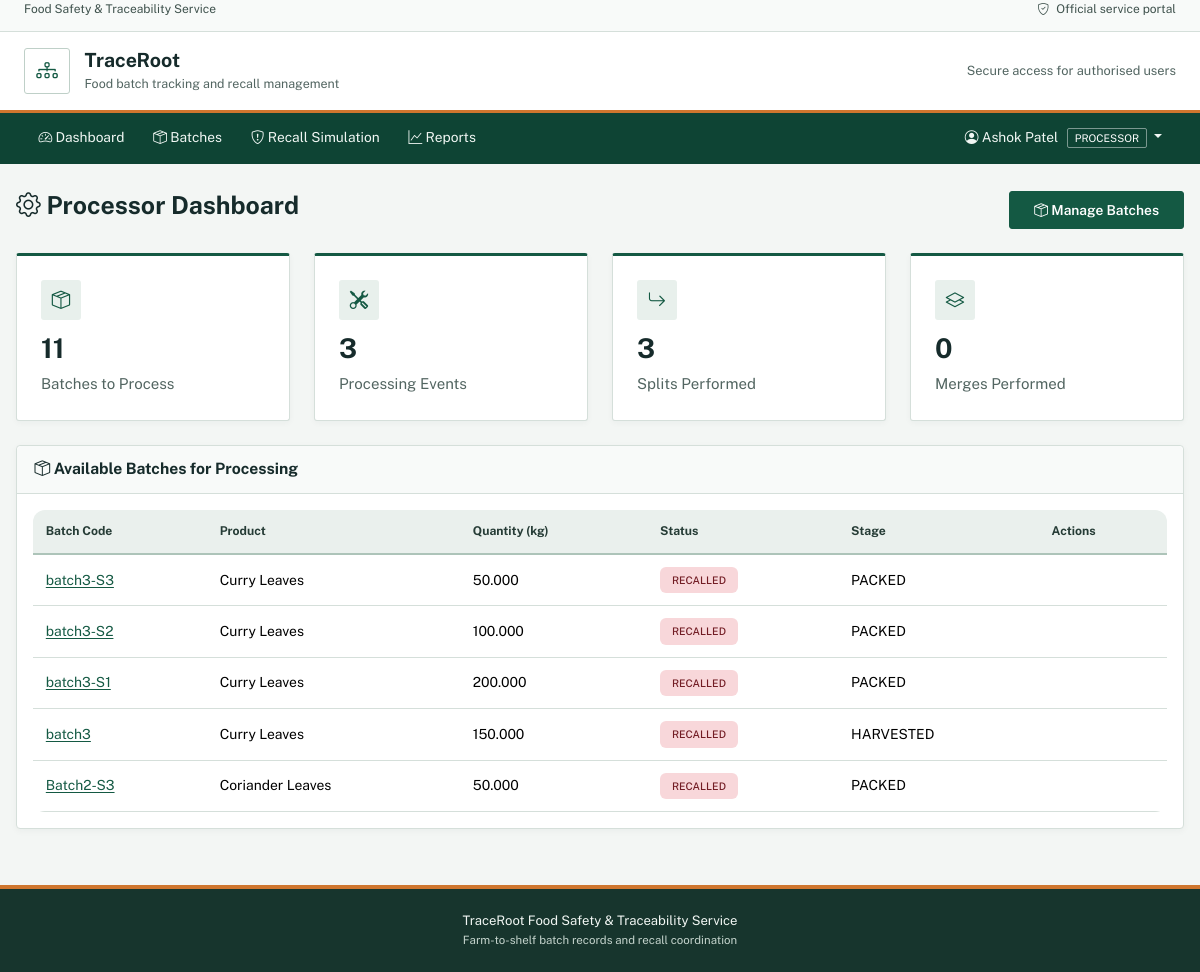
/dashboard (signed in), run on the app's committed database.
### app/models.py (models this page shows, shortened)
class User(UserMixin, db.Model):
    __tablename__ = 'users'
    user_id = db.Column(db.Integer, primary_key=True)
    username = db.Column(db.String(50), nullable=False, unique=True)
    email = db.Column(db.String(120), nullable=False, unique=True)
    password_hash = db.Column(db.String(255), nullable=False)
    full_name = db.Column(db.String(100), nullable=False)
    phone = db.Column(db.String(20))
    role_id = db.Column(db.SmallInteger, db.ForeignKey('roles.role_id'), nullable=False)
    shop_name = db.Column(db.String(120))
    city = db.Column(db.String(80))
    is_active = db.Column(db.Boolean, nullable=False, default=True)
    created_at = db.Column(db.DateTime, nullable=False, default=datetime.utcnow)
    owned_farms = db.relationship('Farm', backref='owner', lazy=True)
    managed_units = db.relationship('ProcessingUnit', backref='manager', lazy=True)
    performed_inspections = db.relationship('Inspection', backref='inspector', lazy=True)
    created_batches = db.relationship('Batch', backref='creator', lazy=True)
    created_shipments = db.relationship('Shipment', foreign_keys='Shipment.created_by', backref=db.backref('creator', foreign_keys='Shipment.created_by'), lazy=True)
    received_shipments = db.relationship('Shipment', foreign_keys='Shipment.retailer_id', backref='retailer', lazy=True)
    issued_recalls = db.relationship('Recall', backref='issuer', lazy=True)
    def is_admin(self):
        return self.role and self.role.role_name == 'ADMIN'
    def is_farmer(self):
        return self.role and self.role.role_name == 'FARMER'
    def is_processor(self):
        return self.role and self.role.role_name == 'PROCESSOR'

class Role(db.Model):
    __tablename__ = 'roles'
    role_id = db.Column(db.SmallInteger, primary_key=True)
    role_name = db.Column(db.Enum('ADMIN', 'FARMER', 'PROCESSOR', 'INSPECTOR', 'RETAILER', 'FOOD_SAFETY_OFFICER'),
                         nullable=False, unique=True)
    description = db.Column(db.String(255))
    users = db.relationship('User', backref='role', lazy=True)

class Batch(db.Model):
    __tablename__ = 'batches'
    batch_id = db.Column(db.Integer, primary_key=True)
    batch_code = db.Column(db.String(30), nullable=False, unique=True)
    product_id = db.Column(db.Integer, db.ForeignKey('products.product_id'), nullable=False)
    batch_type = db.Column(db.Enum('HARVEST', 'DERIVED'), nullable=False, default='HARVEST')
    farm_id = db.Column(db.Integer, db.ForeignKey('farms.farm_id'))
    processing_unit_id = db.Column(db.Integer, db.ForeignKey('processing_units.unit_id'))
    initial_quantity_kg = db.Column(Numeric(12, 3), nullable=False)
    quantity_kg = db.Column(Numeric(12, 3), nullable=False)
    harvest_date = db.Column(db.Date, nullable=False)
    expiry_date = db.Column(db.Date, nullable=False)
    status = db.Column(db.Enum('ACTIVE', 'QUARANTINED', 'RECALLED', 'CONSUMED', 'EXPIRED'),
                       nullable=False, default='ACTIVE')
    stage = db.Column(db.Enum('HARVESTED', 'PROCESSING', 'PACKED', 'SHIPPED'),
                     nullable=False, default='HARVESTED')
    created_by = db.Column(db.Integer, db.ForeignKey('users.user_id'), nullable=False)
    created_at = db.Column(db.DateTime, nullable=False, default=datetime.utcnow)
    updated_at = db.Column(db.DateTime, nullable=False, default=datetime.utcnow, onupdate=datetime.utcnow)
    inspections = db.relationship('Inspection', backref='batch', lazy=True)
    shipments = db.relationship('Shipment', backref='batch', lazy=True)
    parent_lineage = db.relationship('BatchLineage', foreign_keys='BatchLineage.child_batch_id',
                                    backref='child_batch', lazy=True)
    child_lineage = db.relationship('BatchLineage', foreign_keys='BatchLineage.parent_batch_id',
                                   backref='parent_batch', lazy=True)
    processing_events = db.relationship('ProcessingEvent', backref='batch', lazy=True)
    recalls = db.relationship('Recall', backref='batch', lazy=True)

class Product(db.Model):
    __tablename__ = 'products'
    product_id = db.Column(db.Integer, primary_key=True)
    product_name = db.Column(db.String(100), nullable=False, unique=True)
    category = db.Column(db.Enum('SPICE', 'LEAFY_VEGETABLE', 'OTHER'), nullable=False)
    shelf_life_days = db.Column(db.SmallInteger, nullable=False)
    batches = db.relationship('Batch', backref='product', lazy=True)

### app/main/routes.py (the view, shortened to what this page needs)
@bp.route('/dashboard')
@login_required
def dashboard():
    if current_user.is_admin():
        users = User.query.all()
        farms = Farm.query.all()
        batches = Batch.query.all()
        recalls = Recall.query.all()
        return render_template('dashboard/admin.html', users=users, farms=farms, batches=batches, recalls=recalls)
    elif current_user.is_processor():
        unit_ids = [u.unit_id for u in current_user.managed_units]
        batches = Batch.query.filter(or_(
            Batch.processing_unit_id.in_(unit_ids),
            Batch.processing_unit_id.is_(None),
        )).order_by(Batch.created_at.desc()).all()
        events = ProcessingEvent.query.filter_by(performed_by=current_user.user_id).all()
        splits = [e for e in events if e.event_type == 'SPLIT']
        merges = [e for e in events if e.event_type == 'MERGE']
        return render_template('dashboard/processor.html', batches=batches, events=events, splits=splits, merges=merges)
    return render_template('dashboard/index.html')

### app/models.py (called while the page is built)
@login_manager.user_loader
def load_user(user_id):
    return User.query.get(int(user_id))

### app/templates/dashboard/processor.html (shortened to what this page needs)
{% extends "base.html" %}
{% block content %}
<div class="d-flex justify-content-between align-items-center mb-4">
    <h2><i class="bi bi-gear"></i> Processor Dashboard</h2>
    <a href="{{ url_for('main.processor_batches') }}" class="btn btn-primary">
        <i class="bi bi-box-seam"></i> Manage Batches
    </a>
</div>
<div class="row g-4 mb-4">
    <div class="col-md-3">
        <div class="stat-card">
            <div class="icon primary">
                <i class="bi bi-box-seam"></i>
            </div>
            <h3>{{ batches|length }}</h3>
            <p>Batches to Process</p>
        </div>
    </div>
    <div class="col-md-3">
        <div class="stat-card">
            <div class="icon success">
                <i class="bi bi-tools"></i>
            </div>
            <h3>{{ events|length }}</h3>
            <p>Processing Events</p>
        </div>
    </div>
    <div class="col-md-3">
        <div class="stat-card">
            <div class="icon warning">
                <i class="bi bi-arrow-return-right"></i>
            </div>
            <h3>{{ splits|length }}</h3>
            <p>Splits Performed</p>
        </div>
    </div>
    <div class="col-md-3">
        <div class="stat-card">
            <div class="icon info">
                <i class="bi bi-layers"></i>
            </div>
            <h3>{{ merges|length }}</h3>
            <p>Merges Performed</p>
        </div>
    </div>
</div>
<div class="row">
    <div class="col-12">
        <div class="card">
            <div class="card-header bg-white">
                <h5 class="mb-0"><i class="bi bi-box-seam"></i> Available Batches for Processing</h5>
            </div>
            <div class="card-body">
                <div class="table-responsive">
                    <table class="table table-hover">
                        <thead>
                            <tr>
                                <th>Batch Code</th>
                                <th>Product</th>
                                <th>Quantity (kg)</th>
                                <th>Status</th>
                                <th>Stage</th>
                                <th>Actions</th>
                            </tr>
                        </thead>
                        <tbody>
                            {% for batch in batches[:5] %}
                            <tr>
                                <td><a href="{{ url_for('main.view_batch', batch_id=batch.batch_id) }}">{{ batch.batch_code }}</a></td>
                                <td>{{ batch.product.product_name }}</td>
                                <td>{{ batch.quantity_kg }}</td>
                                <td><span class="badge badge-{{ batch.status }}">{{ batch.status }}</span></td>
                                <td>{{ batch.stage }}</td>
                                <td>
                                </td>
                            </tr>
                            {% else %}
                            <tr>
                                <td colspan="6" class="text-center">No batches available for processing</td>
                            </tr>
                            {% endfor %}
                        </tbody>
                    </table>
                </div>
            </div>
        </div>
    </div>
</div>
{% endblock %}

### app/templates/base.html (shortened to what this page needs)
<!DOCTYPE html>
<html lang="en">
<head>
    <link href="https://cdn.jsdelivr.net/npm/bootstrap@5.3.2/dist/css/bootstrap.min.css" rel="stylesheet">
    <link rel="stylesheet" href="https://cdn.jsdelivr.net/npm/bootstrap-icons@1.11.1/font/bootstrap-icons.css">
</head>
<body>
    <div class="public-service-bar">
        <div class="container-fluid px-3 px-lg-4 d-flex align-items-center justify-content-between">
            <span>Food Safety &amp; Traceability Service</span>
            <span><i class="bi bi-shield-check me-1"></i> Official service portal</span>
        </div>
    </div>
    <header class="portal-masthead">
        <div class="container-fluid px-3 px-lg-4 d-flex align-items-center justify-content-between">
            <a class="portal-brand-lockup" href="{{ url_for('main.dashboard') if current_user.is_authenticated else url_for('main.index') }}">
                <span class="portal-brand-mark" aria-hidden="true"><i class="bi bi-diagram-3"></i></span>
                <span>
                    <span class="portal-brand-name">TraceRoot</span>
                    <span class="portal-brand-subtitle">Food batch tracking and recall management</span>
                </span>
            </a>
            <span class="portal-masthead-note">Secure access for authorised users</span>
        </div>
    </header>
    {% if current_user.is_authenticated %}
    <nav class="navbar navbar-expand-lg navbar-dark portal-navbar sticky-top">
        <div class="container-fluid px-3 px-lg-4">
            <div class="collapse navbar-collapse" id="navbarNav">
                <ul class="navbar-nav me-auto">
                    <li class="nav-item">
                        <a class="nav-link" href="{{ url_for('main.dashboard') }}">
                            <i class="bi bi-speedometer2"></i> Dashboard
                        </a>
                    </li>
                    <li class="nav-item">
                        <a class="nav-link" href="{{ url_for('main.list_batches') }}">
                            <i class="bi bi-box-seam"></i> Batches
                        </a>
                    </li>
                    <li class="nav-item">
                        <a class="nav-link" href="{{ url_for('main.recall_simulation') }}">
                            <i class="bi bi-shield-exclamation"></i> Recall Simulation
                        </a>
                    </li>
                    <li class="nav-item">
                        <a class="nav-link" href="{{ url_for('main.reports') }}">
                            <i class="bi bi-graph-up"></i> Reports
                        </a>
                    </li>
                </ul>
                <ul class="navbar-nav">
                    <li class="nav-item dropdown">
                        <a class="nav-link dropdown-toggle user-menu-link" href="#" id="userDropdown" role="button" data-bs-toggle="dropdown">
                            <i class="bi bi-person-circle"></i> {{ current_user.full_name }}
                            <span class="user-role-badge">{{ current_user.role.role_name if current_user.role else 'N/A' }}</span>
                        </a>
                    </li>
                </ul>
            </div>
        </div>
    </nav>
    {% endif %}
    <main class="portal-content">
        {% block content %}{% endblock %}
    </main>
    <footer>
        <div class="container text-center">
            <p class="mb-0">TraceRoot Food Safety &amp; Traceability Service</p>
            <small class="text-muted">Farm-to-shelf batch records and recall coordination</small>
        </div>
    </footer>
</body>
</html>

### data on the page
User: full_name "Ashok Patel"
Role: role "PROCESSOR"
Batch: batch_code "batch3-S3", product.product_name "Curry Leaves", quantity_kg "50.000", status "RECALLED", stage "PACKED"
Batch: batch_code "batch3-S2", product.product_name "Curry Leaves", quantity_kg "100.000", status "RECALLED", stage "PACKED"
Batch: batch_code "batch3-S1", product.product_name "Curry Leaves", quantity_kg "200.000", status "RECALLED", stage "PACKED"
Batch: batch_code "batch3", product.product_name "Curry Leaves", quantity_kg "150.000", status "RECALLED", stage "HARVESTED"
Batch: batch_code "Batch2-S3", product.product_name "Coriander Leaves", quantity_kg "50.000", status "RECALLED", stage "PACKED"

### other printed values
{{ batches|length }} "11"
{{ events|length }} "3"
{{ splits|length }} "3"
{{ merges|length }} "0"
